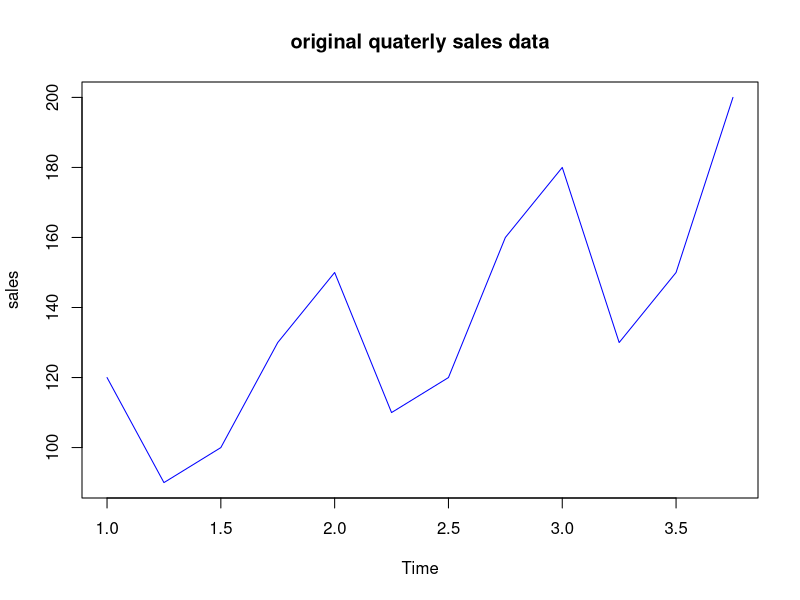
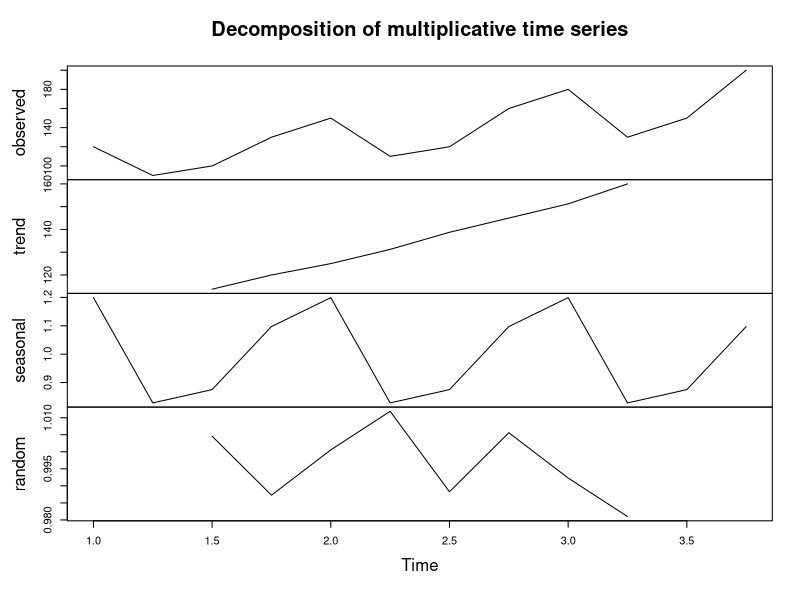
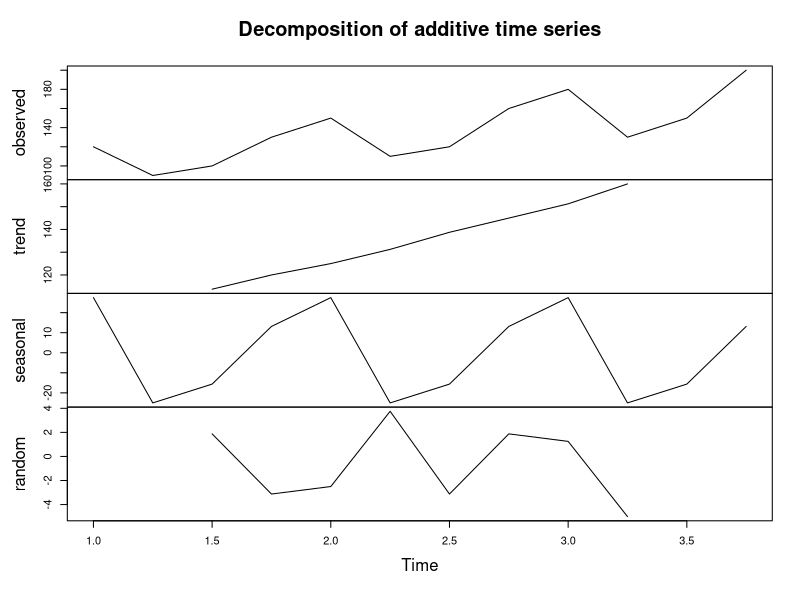
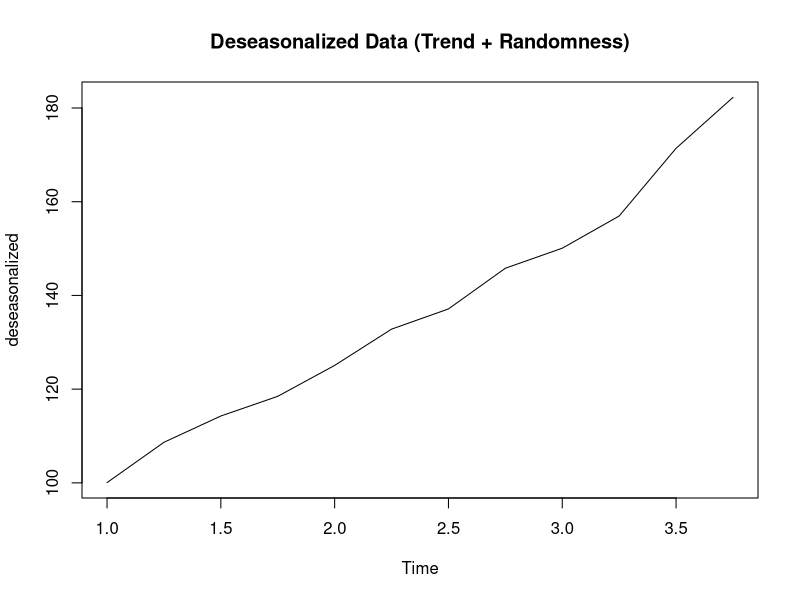
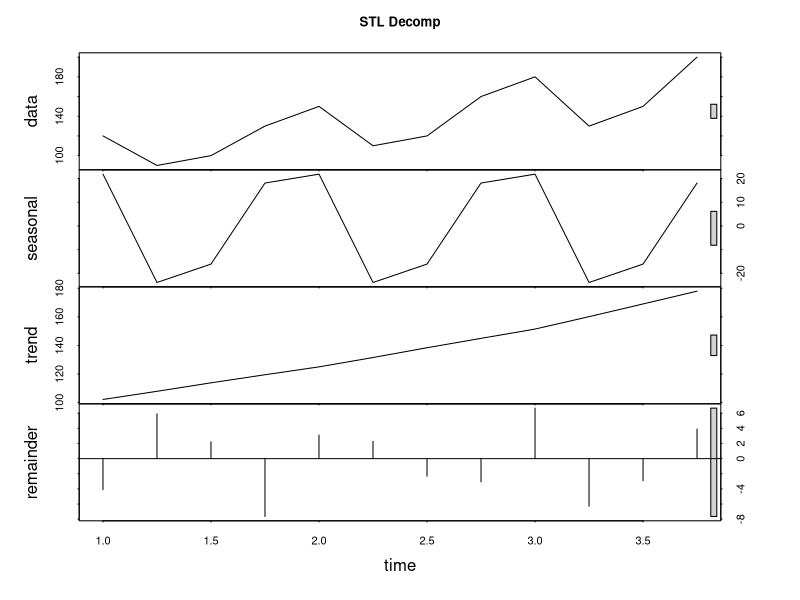

These charts were generated, in order, by the following R code: (Note: this script raises an error after producing the figures.)
#step 1 sample data

#quartely sales data for 3 years

sales <-c(120,90,100,130,150,110,120,160,180,130,150,200)
sales

#converty to qaurtely time series

ts_data <- ts(sales,start = c(1,1), frequency = 4)
ts_data



#plot the raw series

plot(ts_data,main="original quaterly sales data", ylab = "sales",col="blue")

#step 2: manual ratio to moving average

ma= stats::filter(ts_data, filter = rep(1/4,4),sides = 2)
ma

#ratio = Actual/ma
ratio<-ts_data/ma
ratio

#grpup by qauter and take mean of ratios
quarter<-cycle(ts_data)
quarter


ratio_by_quarter<-tapply(ratio,quarter,mean,na.rm=TRUE)
ratio_by_quarter

#normaliise seasonal indices(mean =1)
manual_si<-ratio_by_quarter/mean(ratio_by_quarter,na.rm = TRUE)
manual_si

#step 3: using decompose
#multiplcative decompose

mdecomp<-decompose(ts_data,type = "multiplicative")
plot(mdecomp)

#additive decompose

adecomp<-decompose(ts_data,type = "additive")
plot(adecomp)



#step 4:  deseasonalization
#remove seasonality
deseasonalized<-ts_data/mdecomp$seasonal
deseasonalized
plot(deseasonalized,main = "Deseasonalized Data (Trend + Randomness)")

#step 5 simple forecasting
#fit a linear trend model to desasonalized data

time <- 1:length(deseasonalized)
time
fit <- lm(deseasonalized ~ time)
fit
#forecast next 4 quaters
future_time<-length(deseasonalized) + 1:4
future_time
trend_forcast <- predict(fit, newdata = data.frame(time =future_time))
trend_forcast


#add seasonality back
forecast <-length(deseasonalized) +1:4
forecast


#step 6: comparision iwth stl
#stl decomposition(losses smothing)
#Comparison with STL
stl_decomp <- stl(ts_data, s.window = "periodic")
plot(stl_decomp, main = "STL Decomp")

acf(residuals, na.action = na.pass, main = "ACF of Residuals")


